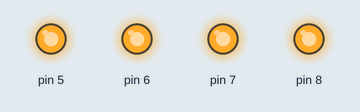
This sketch was run on a simulated Arduino Uno, built with avr-gcc and run on an emulated ATmega328P. Shown: output pins drawn as LEDs (lit = HIGH).

Above: at 2.0 s.
At 6.5 s:
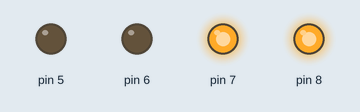
Timing chart, 0 to 10.4 s (numbered marks = the images above):
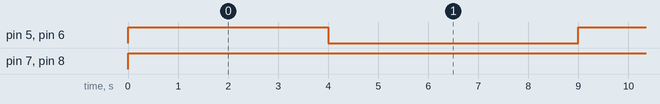

Measured:
- by itself, pin 5, pin 6: alternates HIGH for 4.0 s and LOW for 5.0 s
- by itself, pin 7, pin 8: LOW → HIGH at 0.00 s

The sketch:

LIA_around_the_block__nov29c.ino
```cpp
const int motor1 = 7;
const int motor2 = 8;
const int speed1 = 5;
const int speed2 = 6;

void setup() {
  // put your setup code here, to run once:
for (int i=5 ; i<9 ; i++){
  pinMode (i, OUTPUT);}
   digitalWrite (3,1);
}


  void forward (){
  //move forward full speed
  digitalWrite (7,1);
  digitalWrite (8,1);
  analogWrite (5,255);
  analogWrite (6,255);
  }

  void rightforward (){
  //move right forward full speed
  digitalWrite (7,1);
  digitalWrite (8,1);
  analogWrite (5,126);
  analogWrite (6,255);
  }

  void stop (){
  //stops
  digitalWrite (7,1);
  digitalWrite (8,1);
  analogWrite (5,0);
  analogWrite (6,0);
  }


void loop() {
  // put your main code here, to run repeatedly:
forward ();
delay (4000);
/*rightforward ();
delay (2000);
forward ();
delay (250);
rightforward ();
delay (2000);
forward ();
delay (3500);
rightforward ();
delay (2000);
forward ();
delay (250);
rightforward ();
delay (2000);*/
stop ();
delay (5000);
}
```
